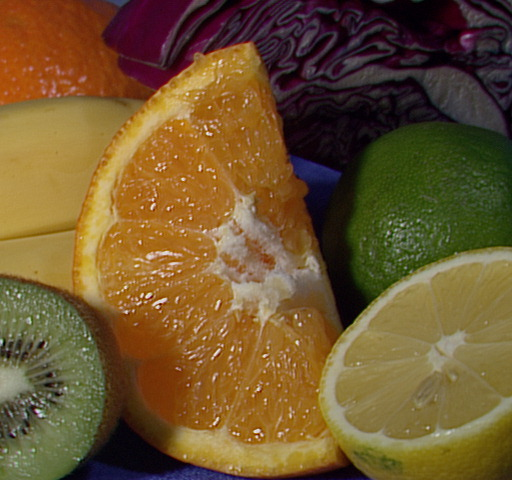
//> input picture RegionGrowing/fruits.jpg, 512 x 480 px
$ ./main2 fruits.jpg   (built with g++ and OpenCV 4)
//> lines starting //> are read from the running program, lines starting //| are printed output that depends on the picture
//Versione a scala di grigi
#include <iostream>
#include <opencv2/opencv.hpp>
#include <stack>

using namespace std;
using namespace cv;

const int maxRegion = 100;
const double minareaFactor = 0.001;
const int th = 30;

const Point pointShifting[8] = {

    Point(-1, -1), Point(-1, 0), Point(-1, 1),
    Point(0, -1),                Point(0, 1),
    Point(1, -1),  Point(1, 0),  Point(1, 1)
};

void grow(const Mat& src, Mat& dst, Mat& mask, Point seed){

    stack<Point> pointStack;
    pointStack.push(seed);

    while(!pointStack.empty()){

        Point center = pointStack.top();
        mask.at<uchar>(center) = 1;
        pointStack.pop();

        for(int i = 0; i < 8; i++){
            Point estimatingPoint = center + pointShifting[i];

            if( estimatingPoint.x < 0 ||
                estimatingPoint.y < 0 ||
                estimatingPoint.x > src.cols - 1 ||
                estimatingPoint.y > src.rows - 1){
                    continue;
                }
            else{
                int delta = (int) sqrt( pow(src.at<uchar>(seed) - src.at<uchar>(estimatingPoint), 2) );
                /*int delta = (int) sqrt( pow(src.at<Vec3b>(seed)[0] - src.at<Vec3b>(estimatingPoint)[0], 2) +
                                    pow(src.at<Vec3b>(seed)[1] - src.at<Vec3b>(estimatingPoint)[1], 2) +
                                    pow(src.at<Vec3b>(seed)[2] - src.at<Vec3b>(estimatingPoint)[2], 2)
                                    );*/

                if(dst.at<uchar>(estimatingPoint) == 0 &&
                   mask.at<uchar>(estimatingPoint) == 0 &&
                   delta < th){
                        pointStack.push(estimatingPoint);
                   }

            }
        }
    }
}


void regionGrowing(const Mat& src, Mat& dst){

    int minRegionA = (int) (src.cols * src.rows * minareaFactor);

    dst = Mat::zeros(src.size(), CV_8U);
    Mat mask = Mat::zeros(src.size(), CV_8U);
    uchar label = 1;

    for(int x = 0; x < src.cols; x++){
        for(int y = 0; y < src.rows; y++){

            if(dst.at<uchar>(Point(x,y)) == 0){

                grow(src, dst, mask, Point(x,y));
                int areaMask = (int)sum(mask).val[0];

                if(areaMask > minRegionA){

                    dst = dst + mask*label;
                    imshow("mask", mask*255);
                    waitKey(0);

                    if(++label > maxRegion){
                        cout<<"Out of Region";
                    }

                }
                else{
                    dst = dst + mask * 255;
                }

                mask -= mask;
            }
        }
    }
}

int main(int argc, char** argv){

    Mat src, dst;
    src = imread(argv[1], IMREAD_GRAYSCALE);
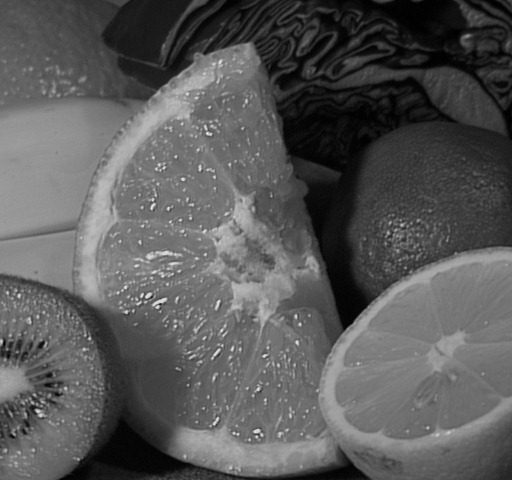
//> src: 480 rows x 512 cols, CV_8UC1; min 0, max 238, mean 88.7

    if( src.empty() )
        return -1;


    /*if (src.cols > 500 || src.rows > 500) {
        resize(src, src, Size(0, 0), 0.5, 0.5); // resize for speed
    }*/

    imshow("Original Img", src);
    waitKey(0);

    regionGrowing(src, dst);
//> the loop in regionGrowing, `for(int x = 0; x < src.cols; x++)` made 512 passes
//> label on passes 1 to 3: 9, 9, 9
//> after the loop in regionGrowing, `for(int x = 0; x < src.cols; x++)`:
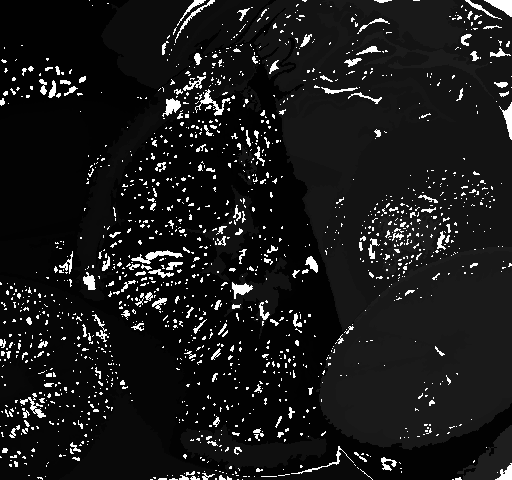
//> dst: 480 rows x 512 cols, CV_8UC1; min 1, max 255, mean 25.5
//> after the loop in regionGrowing, `for(int x = 0; x < src.cols; x++)`: mask: 480 rows x 512 cols, CV_8UC1; every value is 0
//> after the loop in regionGrowing, `for(int x = 0; x < src.cols; x++)`: label = 31
    imshow("dst", dst);
    waitKey(0);

    return 0;
}
